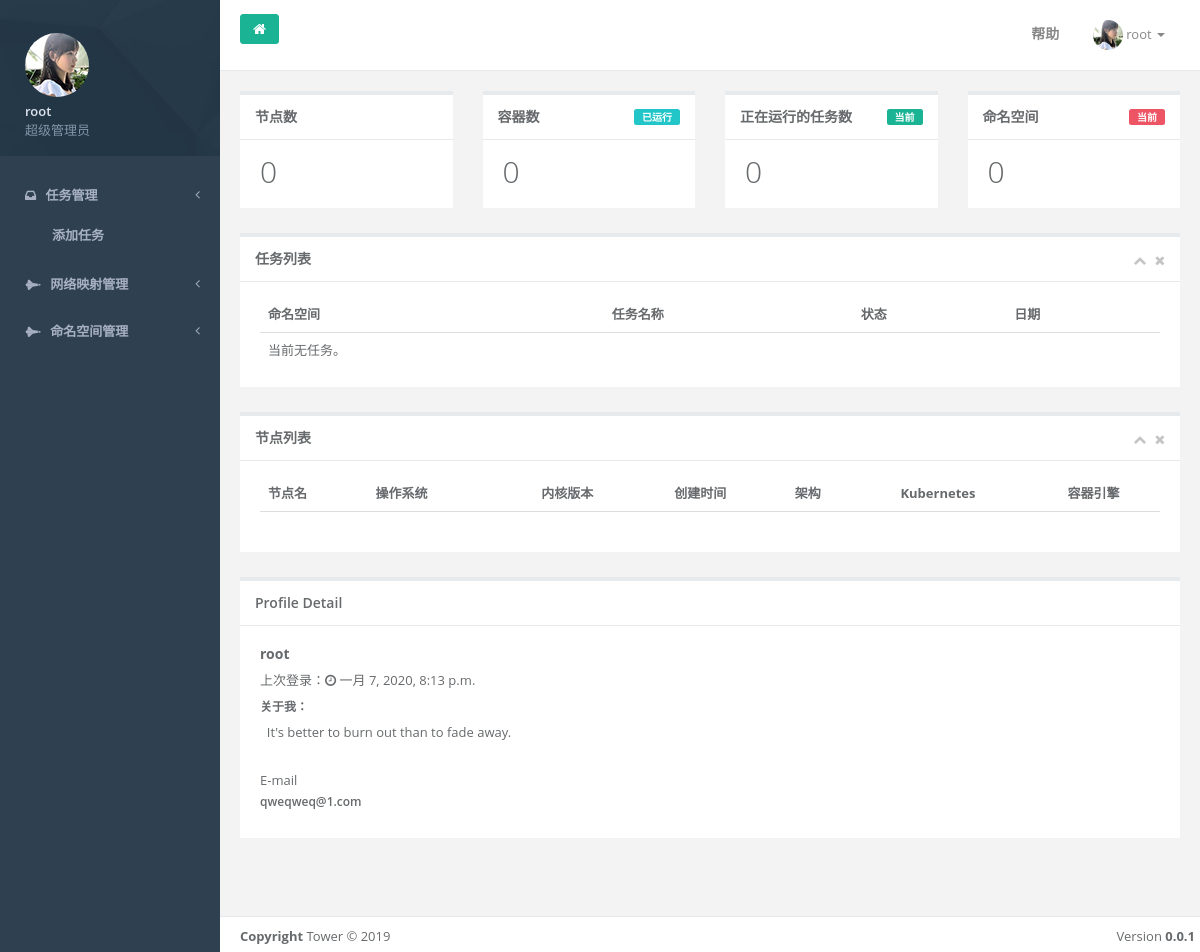
The page /dashboard/ (signed in) on the database as committed earlier.
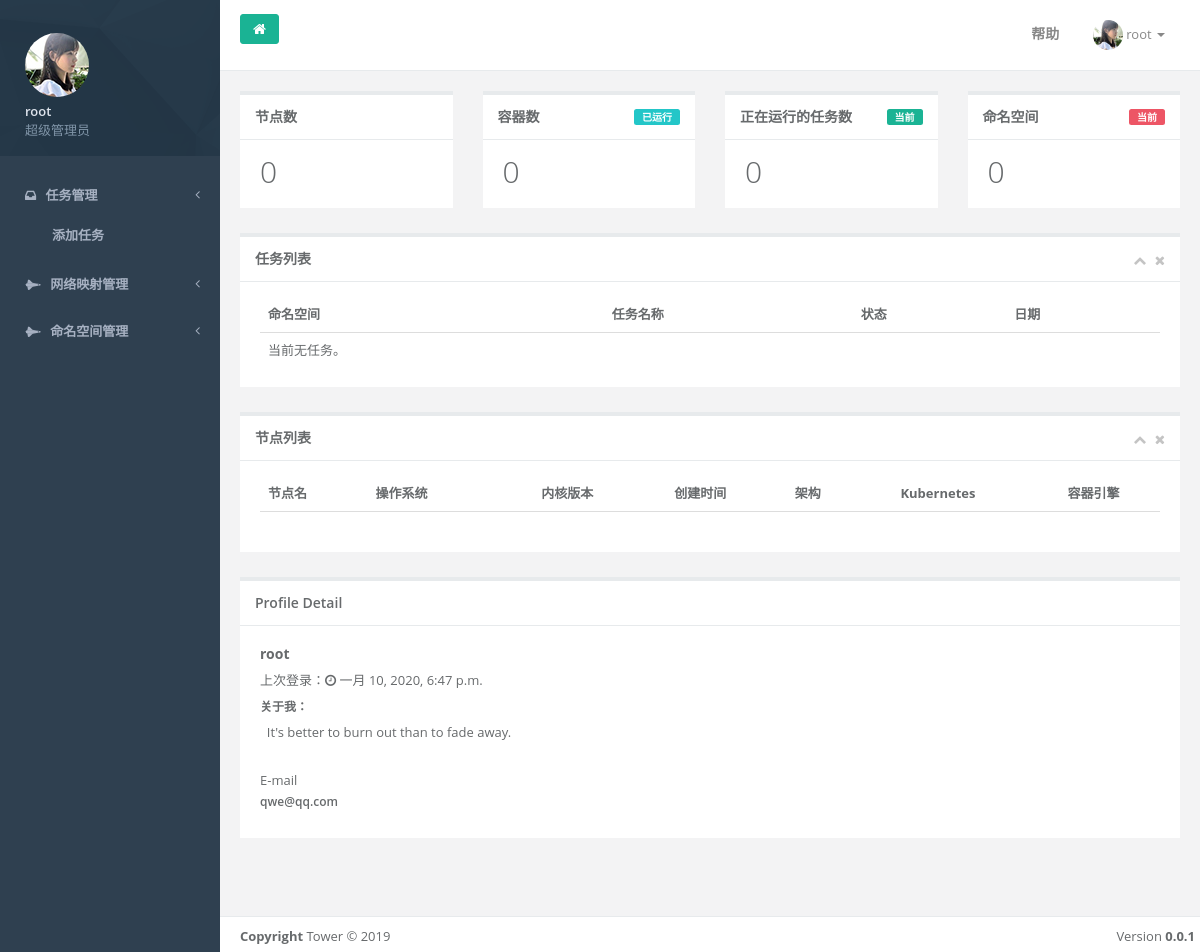
The same page on the database as committed later.
### User/models.py (models this page shows)
class User(AbstractUser):
    QQ = models.CharField(default='', max_length=60)
    objects = TowerUserManager()

### Dashboard/views.py (the view)
# urls.py: path('', views.DashboardIndexView.as_view()),
class DashboardIndexView(LoginRequiredMixin, TemplateView):
    template_name = 'Dashboard/index.html'
    def get_context_data(self, **kwargs):
        k = lists.K8sList()
        context = super().get_context_data(**kwargs)
        context['k'] = k
        context['task_len'] = len(lists.BreadTask().List_Bread(self.request.user.username))
        context['jobs'] = lists.BreadTask().List_Bread(self.request.user.username)
        return context

### Dashboard/lists.py (called while the page is built)
    def pod_num(self):
        return len(client.CoreV1Api().list_pod_for_all_namespaces(watch=False).items)

    def node_num(self):
        return len(client.CoreV1Api().list_node(watch=False).items)

    def namespace_num(self):
        return len(client.CoreV1Api().list_namespace().items)

    def node_list(self):
        return client.CoreV1Api().list_node(watch=False).items

    def List_Bread(self, namespace):
        return self.api.list_namespaced_custom_object(
            group=self.group,
            version=self.version,
            namespace=namespace,
            plural="breads",
        )['items']

### templates/Dashboard/index.html (shortened to what this page needs)
<!DOCTYPE html>
<html>
<head>
        {% load static %}
    <link href="{% static "css/bootstrap.min.css"%}"  rel="stylesheet">
    <link href="{% static "css/font-awesome.min.css"%}"  rel="stylesheet">
    <link href="{% static "css/animate.min.css"%}"  rel="stylesheet">
    <link href="{% static "css/style.min.css"%}"  rel="stylesheet">
</head>
<body class="fixed-sidebar full-height-layout gray-bg" style="overflow:hidden">
    <div id="wrapper">
         <nav class="navbar-default navbar-static-side" role="navigation">
                    {% include 'base.html' %}
            </nav>
        <div id="page-wrapper" class="gray-bg dashbard-1">
            <div class="row border-bottom">
                <nav class="navbar navbar-static-top white-bg" role="navigation" style="margin-bottom: 0">
                    <div class="navbar-header">
                        <a class="navbar-minimalize minimalize-styl-2 btn btn-primary " href="/dashboard"><i class="fa fa-home"></i> </a>
                    </div>
                        <ul class="nav navbar-top-links navbar-right">
                            <li class="dropdown">
                                <a class="count-info" href="#">
                                    <span class="m-r-sm text-muted welcome-message">帮助</span>
                                </a>
                            </li>
                            <li class="dropdown">
                                <a data-toggle="dropdown" class="dropdown-toggle" href="#">
                                    <span class="m-r-sm text-muted welcome-message">
                                        <img alt="image" class="img-circle" width="30" height="30" src="/static/img/a5.jpg"/>
                                        <span style="font-size: 13px;font-weight: 400"> {{ user }}
                                            <b class="caret"></b>
                                        </span>
                                    </span>
                                </a>
                            </li>
                        </ul>
                </nav>
            </div>
            <div class="row J_mainContent"  style="overflow:auto" id="content-main">
               <div class="wrapper wrapper-content">
        <div class="row">
            <div class="col-sm-3">
                <div class="ibox float-e-margins">
                    <div class="ibox-title ">
                        <h5>节点数</h5>
                    </div>
                    <div class="ibox-content">
                        <h1 class="no-margins">{{ k.node_num }}</h1>
                    </div>
                </div>
            </div>
            <div class="col-sm-3">
                <div class="ibox float-e-margins">
                    <div class="ibox-title">
                        <span class="label label-info pull-right">已运行</span>
                        <h5>容器数</h5>
                    </div>
                    <div class="ibox-content">
                        <h1 class="no-margins">{{ k.pod_num }}</h1>
                    </div>
                </div>
            </div>
            <div class="col-sm-3">
                <div class="ibox float-e-margins">
                    <div class="ibox-title">
                        <span class="label label-primary pull-right">当前</span>
                        <h5>正在运行的任务数</h5>
                    </div>
                    <div class="ibox-content">
                        <h1 class="no-margins">{{ task_len }}</h1>
                    </div>
                </div>
            </div>
            <div class="col-sm-3">
                <div class="ibox float-e-margins">
                    <div class="ibox-title">
                        <span class="label label-danger pull-right">当前</span>
                        <h5>命名空间</h5>
                    </div>
                    <div class="ibox-content">
                        <h1 class="no-margins">{{ k.namespace_num }}</h1>
                    </div>
                </div>
            </div>
        </div>
        <div class="row">
            <div class="col-sm-12">
                <div class="row">
                    <div class="col-sm-12">
                        <div class="ibox float-e-margins">
                            <div class="ibox-title">
                                <h5>任务列表</h5>
                                <div class="ibox-tools">
                                    <a class="collapse-link">
                                        <i class="fa fa-chevron-up"></i>
                                    </a>
                                    <a class="close-link">
                                        <i class="fa fa-times"></i>
                                    </a>
                                </div>
                            </div>
                            <div class="ibox-content">
                                <table class="table table-hover no-margins">
                                    <thead>
                                        <tr>
                                            <th>命名空间</th>
                                            <th>任务名称</th>
                                            <th>状态</th>
                                            <th>日期</th>
                                        </tr>
                                    </thead>
                                    <tbody>
                                        {% if task_len == 0 %}
                                            <tr>
                                                <td> 当前无任务。 </td>
                                            </tr>
                                        {% endif %}
                                    </tbody>
                                </table>
                            </div>
                        </div>
                    </div>
                </div>
                <div class="row">
                    <div class="col-sm-12">
                        <div class="ibox float-e-margins">
                            <div class="ibox-title">
                                <h5>节点列表</h5>
                                <div class="ibox-tools">
                                    <a class="collapse-link">
                                        <i class="fa fa-chevron-up"></i>
                                    </a>
                                    <a class="close-link">
                                        <i class="fa fa-times"></i>
                                    </a>
                                </div>
                            </div>
                            <div class="ibox-content">
                                <div class="row">
                                    <div class="col-sm-12">
                                        <table class="table  margin bottom">
                                            <thead>
                                                <tr>
                                                    <th class="text-left">节点名</th>
                                                    <th>操作系统</th>
                                                    <th class="text-center">内核版本</th>
                                                    <th class="text-center">创建时间</th>
                                                    <th class="text-center">架构</th>
                                                    <th class="text-center">Kubernetes</th>
                                                    <th class="text-center">容器引擎</th>
                                                </tr>
                                            </thead>
                                        </table>
                                    </div>
                                </div>
                            </div>
                        </div>
                    </div>
                </div>
                <div class="row">
                <div class="col-sm-12">
                    <div class="ibox ">
                        <div class="ibox-title">
                            <h5>Profile Detail</h5>
                        </div>
                        <div>
                            <div class="ibox-content profile-content">
                                <h4><strong>{{ user }}</strong></h4>
                                <p>上次登录：<i class="fa fa-clock-o"></i> {{ user.last_login }}</p>
                                <h5>
                                    关于我：
                                </h5>
                                <p>
                                     &nbsp; It's better to burn out than to fade away.
                                </p>
                                <div class="row m-t-lg">
                                    <div class="col-md-4">
                                        <span class="bar">E-mail</span>
                                        <h5><strong></strong>{{ user.email }}</h5>
                                    </div>
                                </div>
                            </div>
                        </div>
                    </div>
                </div>
            </div>
            </div>
        </div>
    </div>
            </div>
            <div class="footer fixed">
                <div class="pull-right">
                    Version <strong>0.0.1</strong>
                </div>
                <div>
                    <strong>Copyright</strong> Tower &copy; 2019
                </div>
            </div>
        </div>
    </div>
</body>
</html>

### templates/base.html
 <div class="sidebar-collapse">
                        <ul class="nav" id="side-menu">
                            <li class="nav-header">
                                <div class="dropdown profile-element">
                                    <span><img alt="image" class="img-circle" src="/static/img/profile_small.jpg" /></span>
                                    <a data-toggle="dropdown" class="dropdown-toggle" href="#">
                                        <span class="clear">
                                       <span class="block m-t-xs"><strong class="font-bold">{{ user }}</strong></span>
                                        <span class="text-muted text-xs block">超级管理员</span>
                                        </span>
                                    </a>
                                </div>
                            </li>
                            <li>
                                <a href="/task"><i class="fa fa-inbox"></i> <span class="nav-label">任务管理</span><span class="fa arrow"></span></a>
                                <ul class="nav nav-second-level">
                                    <li><a class="J_menuItem" href="/task/add">添加任务</a>
                                    </li>
                                </ul>
                            </li>
                            <li>
                                <a href="/service"><i class="fa fa-space-shuttle"></i> <span class="nav-label">网络映射管理</span><span class="fa arrow"></span></a>
                            </li>
                            <li>
                                <a href="/task/namespace"><i class="fa fa-space-shuttle"></i> <span class="nav-label">命名空间管理</span><span class="fa arrow"></span></a>
                            </li>
                        </ul>
                    </div>

Rows that differ between the two databases and show on the page:
changed User "root": last_login "一月 7, 2020, 8:13 p.m." → "一月 10, 2020, 6:47 p.m."; email "qweqweq@1.com" → "qwe@qq.com"
